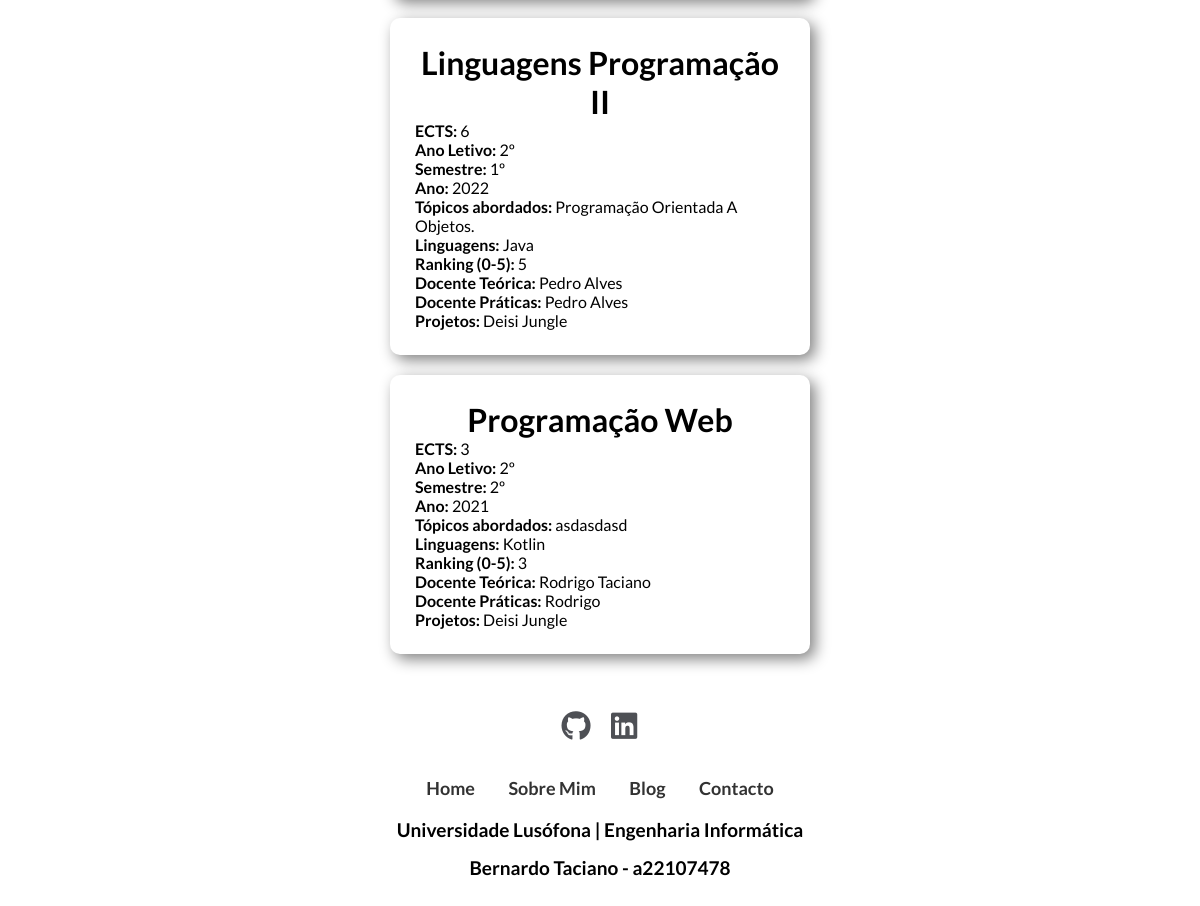
The page /licenciatura/ (lower part) on the database as committed earlier.
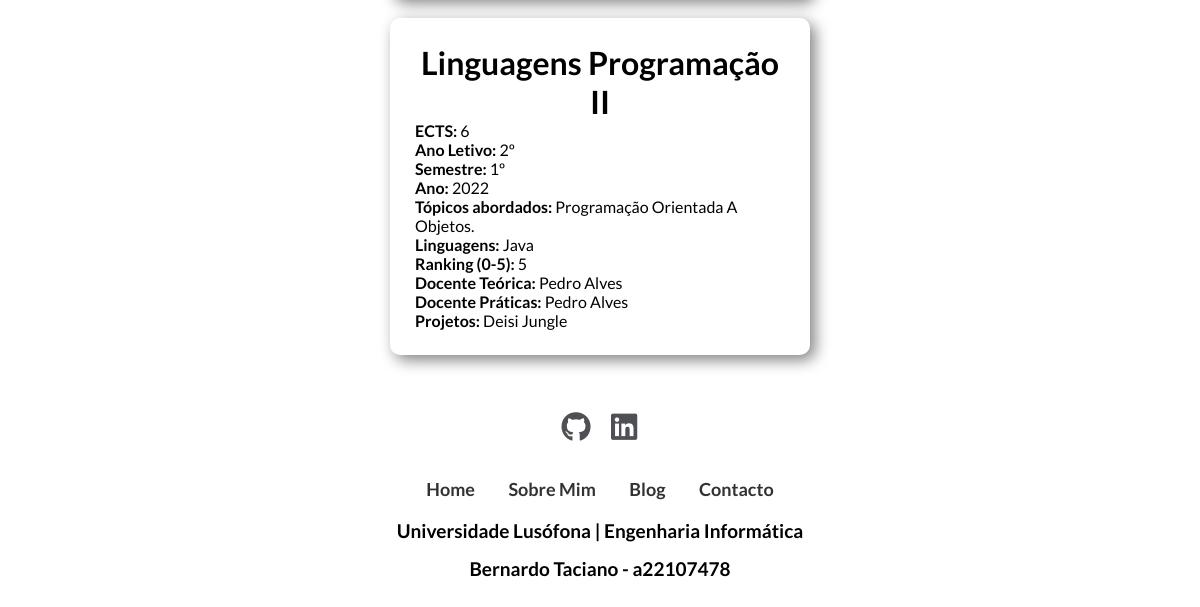
The same page on the database as committed later.
### portfolio/models.py (models this page shows, shortened)
class Cadeira(models.Model):
    ano = [
        ('1', '1'),
        ('2', '2'),
        ('3', '3'),
    ]
    semestre = [
        ('1', '1'),
        ('2', '2'),
    ]
    rank = [
        ('1', '1'),('2', '2'),('3', '3'),('4', '4'),('5', '5'),
    ]
    nome = models.CharField(max_length=40)
    anoLectivo = models.CharField(max_length=10,choices= ano, default=1)
    semestre = models.CharField(max_length=4,choices= semestre, default=1)
    ano = models.IntegerField(default=2021)
    ects = models.IntegerField()
    topicosAbordados = models.TextField(max_length=1000, blank=True)
    linguagens = models.ManyToManyField(Tecnologia, blank=True)
    ranking = models.CharField(max_length=2,choices= rank)
    docente_teorica = models.ForeignKey(Pessoa, on_delete=models.CASCADE)
    docentes_praticas = models.ManyToManyField(Pessoa, related_name='docentes')
    link = models.URLField(max_length = 200)
    projetos = models.ManyToManyField(Projeto, blank=True)

class Tecnologia(models.Model):
    nome = models.CharField(max_length=30)
    ano = models.DateTimeField(auto_now_add=True)
    criador = models.CharField(max_length=40)
    logo = models.ImageField(upload_to="static/portfolio/images", blank=True)
    link = models.URLField(max_length = 200)
    descricao = models.TextField(max_length=1000)

class Pessoa(models.Model):
    funcao = [
        ('aluno', 'Aluno'),
        ('professor', 'Professor'),
    ]
    nome = models.CharField(max_length=70)
    funcao = models.CharField(choices=funcao, blank=True, default='aluno', max_length=10)
    linkLusofona = models.URLField(max_length = 200, blank=True)
    linkLinkedin = models.URLField(max_length = 200, blank=True)

class Projeto(models.Model):
    titulo = models.CharField(max_length=50)
    descricao =  models.TextField(max_length=2000)
    imagem = models.ImageField(upload_to="static/portfolio/images", blank=True)
    ano = models.IntegerField(default=2023)
    linkGithub = models.URLField(max_length=1000,  blank=True)
    linkYoutube = models.URLField(max_length=1000,  blank=True)
    participantes = models.ManyToManyField(Pessoa)
    tecnologias = models.ManyToManyField(Tecnologia)

### portfolio/views.py (the view)
# urls.py: path('licenciatura/', views.university_view, name="licenciatura"),
def university_view(request):
    context = {'cadeiras': Cadeira.objects.all()}
    return render(request, 'portfolio/university.html',context)

### portfolio/templates/portfolio/university.html (shortened to what this page needs)
{% extends 'portfolio/layout.html' %}
{% load static %}
{% block main %}
    <div class="licenciatura">
            {% for cadeira in cadeiras %}
                    <div>
                        <h3><a href="{{cadeira.link}}" class="titulo">{{cadeira.nome}}</a></h3>
                        <p><b>ECTS: </b>{{cadeira.ects}}</p>
                        <p><b>Ano Letivo: </b> {{cadeira.anoLectivo}}º</p>
                        <p><b>Semestre: </b>{{cadeira.semestre}}º</p>
                        <p><b>Ano: </b>{{cadeira.ano}}</p>
                        <p><b>Tópicos abordados: </b>{{cadeira.topicosAbordados}}</p>
                        {% if cadeira.linguagens.all.count > 0 %}
                            <p><b>Linguagens: </b> {% for linguagem in cadeira.linguagens.all %} {{linguagem.nome}}{% endfor %}</p>
                        {% endif %}
                        <p><b>Ranking (0-5): </b>{{cadeira.ranking}}</p>
                        <p><b>Docente Teórica: </b><a href="{{cadeira.docente_teorica.linklusofona}}" class="links">{{cadeira.docente_teorica.nome}} {{cadeira.docente_teorica.apelido}}</a></p>
                        <p><b>Docente Práticas: </b>
                            {% for docente_pratica in cadeira.docentes_praticas.all %}
                                <a href="{{docentes_praticas.linklusofona}}" class="links"> {{docente_pratica.nome}} {{docente_pratica.apelido}}</a>
                            {% endfor %}
                        </p>
                        {% if cadeira.projetos.all.count > 0  %}
                            <p>
                                <b>Projetos: </b>
                                {% for projeto in cadeira.projetos.all %}
                                <a href="{% url 'portfolio:projetos' %}" class="links">{{projeto.titulo}}</a>
                                {% endfor %}
                            </p>
                        {% endif %}
                    </div>
            {% endfor %}
    </div>
{% endblock %}

Rows that differ between the two databases and show on the page:
removed Cadeira: nome "Programação Web", ects "3", anoLectivo "2", semestre "2", ano "2021", topicosAbordados "asdasdasd", ranking "3", docente_teorica.nome "Rodrigo Taciano", Projeto (titulo "Deisi Jungle")
no longer on this page (row unchanged): Tecnologia: nome "Kotlin", shown under "Programação Web"
no longer on this page (row unchanged): Pessoa: nome "Rodrigo", shown under "Programação Web"
